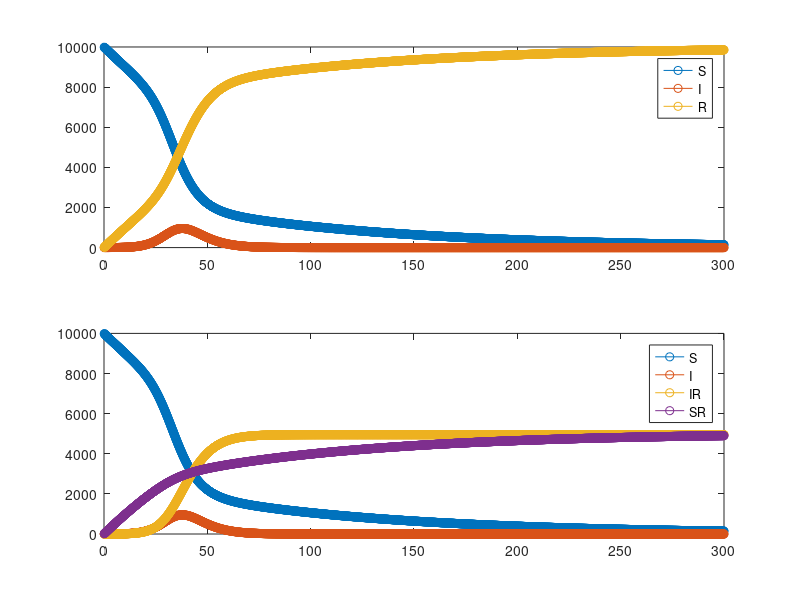

Reproduce this figure in MATLAB.
N=10000;%population

S=9999; %inital value for S
I=1; %Patient Zero
R=0;

SR=0; %number of susceptible people that recovered because of vaccine
IR=0; %number of people that were recovered from infection

a=1/2; %infectious rate
b=1/5; %recovery rate
v=1/100; %vaccination rate
T=300; %with units days
dt=1/8; %dt
clockmax=ceil(T/dt);
overall = zeros(clockmax, 4); % array that keeps track of t, S, I, R at every single loop
split = zeros(clockmax, 5); % array that keeps track of t, S, I, IR, SR at every single loop

for i = 1:clockmax
    t=i*dt;
    
    SS=S;
    S=S+dt*(-a*S*I/N-S*v); %number of susceptible people going down because of infection and vaccination
    
    II=I;
    I=I+dt*(a*I*SS/N-b*I);    
    
%     R=R+dt*(b*II+SS*v);
    IR=IR+dt*(b*II);
    SR=SR+dt*(SS*v);
    
    R=IR+SR;
    
    overall(i,:)=[t S I R];
    split(i,:)=[t S I IR SR];
end
% figure

for j = 2 : 4
    subplot(2,1,1);
    plot (overall(:,1),overall(:,j),'-o');
    hold on
end
legend('S','I','R')

for j = 2 : 5
    subplot(2,1,2);
    plot (split(:,1),split(:,j),'-o');
    hold on
end
legend('S','I','IR','SR')
